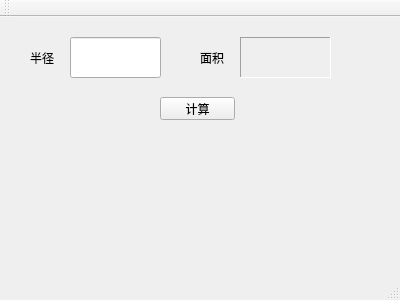
<?xml version="1.0" encoding="UTF-8"?>
<ui version="4.0">
 <class>MainWindow</class>
 <widget class="QMainWindow" name="MainWindow">
  <property name="geometry">
   <rect>
    <x>0</x>
    <y>0</y>
    <width>400</width>
    <height>300</height>
   </rect>
  </property>
  <property name="windowTitle">
   <string>MainWindow</string>
  </property>
  <widget class="QWidget" name="centralWidget">
   <widget class="QLabel" name="label">
    <property name="geometry">
     <rect>
      <x>30</x>
      <y>20</y>
      <width>31</width>
      <height>41</height>
     </rect>
    </property>
    <property name="text">
     <string>半径</string>
    </property>
   </widget>
   <widget class="QPushButton" name="pushButton">
    <property name="geometry">
     <rect>
      <x>160</x>
      <y>80</y>
      <width>75</width>
      <height>23</height>
     </rect>
    </property>
    <property name="text">
     <string>计算</string>
    </property>
   </widget>
   <widget class="QLineEdit" name="lineEdit">
    <property name="geometry">
     <rect>
      <x>70</x>
      <y>20</y>
      <width>91</width>
      <height>41</height>
     </rect>
    </property>
   </widget>
   <widget class="QLabel" name="label_2">
    <property name="geometry">
     <rect>
      <x>240</x>
      <y>20</y>
      <width>91</width>
      <height>41</height>
     </rect>
    </property>
    <property name="frameShape">
     <enum>QFrame::Panel</enum>
    </property>
    <property name="frameShadow">
     <enum>QFrame::Sunken</enum>
    </property>
    <property name="text">
     <string/>
    </property>
   </widget>
   <widget class="QLabel" name="label_3">
    <property name="geometry">
     <rect>
      <x>200</x>
      <y>30</y>
      <width>54</width>
      <height>21</height>
     </rect>
    </property>
    <property name="text">
     <string>面积</string>
    </property>
   </widget>
  </widget>
  <widget class="QMenuBar" name="menuBar">
   <property name="geometry">
    <rect>
     <x>0</x>
     <y>0</y>
     <width>400</width>
     <height>23</height>
    </rect>
   </property>
  </widget>
  <widget class="QToolBar" name="mainToolBar">
   <attribute name="toolBarArea">
    <enum>TopToolBarArea</enum>
   </attribute>
   <attribute name="toolBarBreak">
    <bool>false</bool>
   </attribute>
  </widget>
  <widget class="QStatusBar" name="statusBar"/>
 </widget>
 <layoutdefault spacing="6" margin="11"/>
 <resources/>
 <connections/>
</ui>
